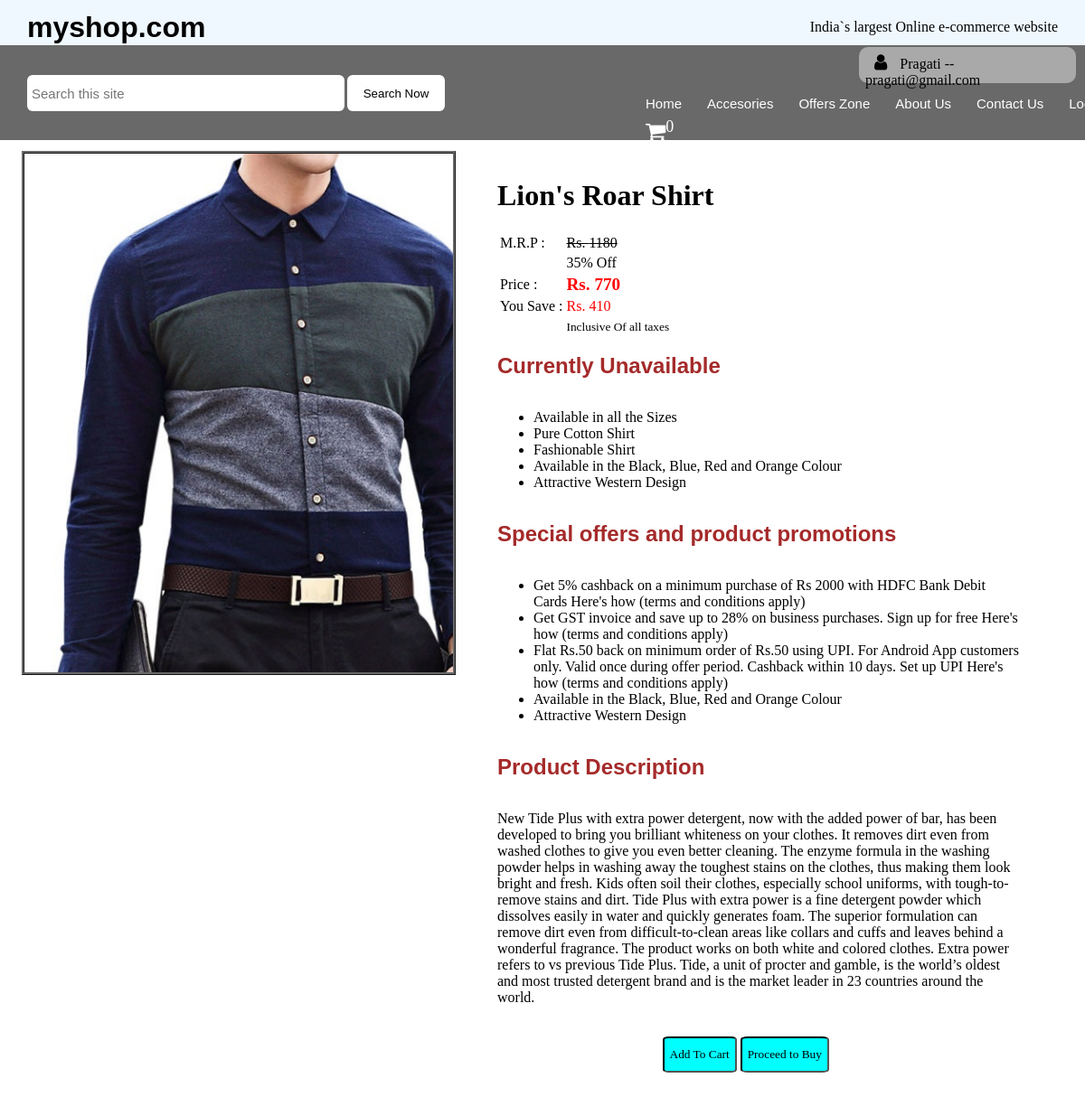
Screenshot of /productinfo.php?id=a3 (signed in) with the database file from the repository.
### tables this page shows
CREATE TABLE `logininfo` (
  `uname` varchar(50) NOT NULL,
  `emailadd` varchar(50) NOT NULL,
  `mobileno` bigint(15) NOT NULL,
  `location` varchar(50) NOT NULL,
  `pass` varchar(50) NOT NULL,
  `hashpass` varchar(100) NOT NULL
);

CREATE TABLE `productinfo` (
  `pid` varchar(10) NOT NULL,
  `pname` varchar(100) NOT NULL,
  `pmrp` float NOT NULL,
  `pprice` float NOT NULL,
  `psave` float NOT NULL,
  `off` int(5) NOT NULL,
  `pavailable` varchar(50) NOT NULL,
  `pla` varchar(300) NOT NULL,
  `plb` varchar(300) NOT NULL,
  `plc` varchar(300) NOT NULL,
  `pld` varchar(300) NOT NULL,
  `ple` varchar(300) NOT NULL,
  `pdesc` varchar(1000) NOT NULL,
  `pimgadd` varchar(50) NOT NULL
);

### productinfo.php (the view, shortened to what this page needs)
<?php
    $mysession = $_SESSION['emailadd'];
    $db = mysqli_connect("localhost", "root", "", "myshopdb");
    $sql = "SELECT * FROM logininfo WHERE emailadd='$mysession'";
    $records = mysqli_query($db, $sql);
    $details = mysqli_fetch_assoc($records);
?>
<?php
    $mysession1 = $_GET['id'];
    $db1 = mysqli_connect("localhost", "root", "", "myshopdb");
    $sql1 = "SELECT * FROM productinfo WHERE pid='$mysession1'";
    $records1 = mysqli_query($db1, $sql1);
    $details1 = mysqli_fetch_assoc($records1);
?>
<!DOCTYPE html>
<html>
<head>
<link rel="stylesheet" href="css2.css">
<link rel="stylesheet" href="https://cdnjs.cloudflare.com/ajax/libs/font-awesome/4.7.0/css/font-awesome.min.css">
</head>
<body>
<div id="outer-box">
<header>
<h1 id="brand-name">myshop.com</h1>
<p id="tag-lines">India`s largest Online e-commerce website</p>
</header>
<div id="white-space-header"></div>
<nav>
<div id="left-nav"><form>
<input type="search" name="search" id="search-box" placeholder="Search this site"/>
<input type="submit" value="Search Now" id="search-btn"/>
</form>
</div>
<div id="right-nav">
<div id="right-nav-upper">
    <i class="fa fa-user" style="font-size:20px; margin-right:10px; margin-left:10px;"></i>
    <?php echo $details['uname']; ?> -- <?php echo $details['emailadd']; ?>
</div>
<div id="menu">
 <ul>
    <li><a href="index.php">Home</a></li>
    <li><a href="access.php">Accesories</a></li>
    <li><a href="offer.php">Offers Zone</a></li>
    <li><a href="about.php">About Us</a></li>
    <li><a href="fcontact.php">Contact Us</a></li>
    <li><a href="logout.php">Logout</a></li>
    <li><a href="cart.php"><i class="fa fa-shopping-cart" style="font-size:24px"><span id="cartno"><sup>0</sup></span></i></a></li>
 </ul>
</div>
</div>
</nav>
<div id="white-space-nav"></div>
<div id="side-fix-div-photo"></div>
    <div id="product-desc-outer">
        <div id="product-name-div">
        <h1><?php echo $details1['pname'];  ?></h1>
        </div>
        <table>
        <tr>
        <td>M.R.P : </td>
        <td><strike>Rs. <?php echo $details1['pmrp'];  ?></strike></td>
        </tr>
        <tr>
        <td></td>
        <td><?php echo $details1['off'];  ?>% Off</td>
        </tr>
        <tr>
        <td>Price : </td>
        <td><big><b><font color="red">Rs. <?php echo $details1['pprice'];  ?></font></b></big></td>
        </tr>
        <tr>
        <td>You Save : </td>
        <td><font color="red">Rs. <?php echo $details1['psave'];  ?></font></td>
        </tr>
        <tr>
        <td></td>
        <td><small>Inclusive Of all taxes</small></td>
        </tr>
        </table>
        <br>
        <h2 id="avilablity"><?php echo $details1['pavailable'];  ?></h2>
        <br>
        <ul>
        <li><?php echo $details1['pla'];  ?></li>
        <li><?php echo $details1['plb'];  ?></li>
        <li><?php echo $details1['plc'];  ?></li>
        <li><?php echo $details1['pld'];  ?></li>
        <li><?php echo $details1['ple'];  ?></li>
        </ul>
        <br>
        <h2 id="avilablity">Special offers and product promotions</h2>
        <br>
        <ul>
        <li>Get 5% cashback on a minimum purchase of Rs 2000 with HDFC Bank Debit Cards Here's how (terms and conditions apply)</li>
        <li>Get GST invoice and save up to 28% on business purchases. Sign up for free Here's how (terms and conditions apply)</li>
        <li>Flat Rs.50 back on minimum order of Rs.50 using UPI. For Android App customers only. Valid once during offer period. Cashback within 10 days. Set up UPI Here's how (terms and conditions apply)</li>
        <li>Available in the Black, Blue, Red and Orange Colour</li>
        <li>Attractive Western Design</li>
        </ul>
        <br>
        <h2 id="avilablity">Product Description</h2>
        <br>
        <p><?php echo $details1['pdesc'];  ?>  </p>
        <br>
        <div id="fbtn">
        <button class="btn" onclick="cartadd()">Add To Cart</button>
        <button class="btn">Proceed to Buy</button>
        </div>
    </div>
</div>
</body>
</html>

### css2.css (style rules this page uses)
* { box-sizing: border-box; }
body { margin: 0px; padding: 0px; }
a { color:#323232; text-decoration:none; font-family:sans-serif; }
#outer-box { width: 100%; height: 700px; }
header { width:100%; height:50px; box-sizing:border-box; background-color: aliceblue; padding:5px; position: fixed; }
#white-space-header { width:100%; height:50px; box-sizing:border-box; padding:5px; }
#brand-name { float:left; padding:0; margin:0; font-family:sans-serif; margin-top:7px; margin-left:25px; }
#tag-lines { float:right; font-family:calibri; margin-right:25px; }
nav { width:100%; height:105px; z-index: 1; position: fixed; box-sizing:border-box; background-color: dimgrey; }
#left-nav { width:50%; height:105px; float: left; z-index: 1; box-sizing:border-box; background-color: dimgrey; padding:30px; }
#right-nav { width:50%; height:105px; z-index: 1; float: left; box-sizing:border-box; background-color: dimgrey; }
#right-nav-upper { width:40%; height:40px; z-index: 1; float: right; margin-top: 2px; margin-right: 10px; border-radius: 10px; background-color: darkgray; padding: 7px; }
#white-space-nav { width:100%; height:105px; box-sizing:border-box; padding:5px; }
#search-box { width:65%; height:40px; border-style:none; box-sizing:border-box; float:left; border-radius: 6px; padding:5px; font-size:15px; margin-top:3px; }
#search-btn { border-style:none; height:40px; width:20%; box-sizing:border-box; float:left; border-radius: 6px; margin-left:3px; background-color:white; margin-top:3px; }
#menu { width:100%; height:45px; margin-left:15%; float: left; }
#menu ul { display:block; list-style:none; padding:9px 0 0 10px; margin:0px; }
#menu ul li a { height:30px; display:block; padding:0px 10px 0 10px; margin:0 4px 0 4px; float:left; text-align:center; color:#fff; font-size:15px; line-height:27px; }
#menu ul li { display:inline; padding:0px; margin:0px; height:27px; }
#product-desc-outer { width: 50%; height: auto; float: right; margin: 5%; margin-top: 1%; padding: 10px; }
#avilablity { color: brown; font-family: sans-serif; margin: 0px; }
#cartno { margin: 0px; padding: 0px; font-size: 90%; }
#fbtn { height: 100px; width: 215px; margin: 0 auto; }
.btn { height:40px; width: 6opx; font-family: cursive; background-color: aqua; border-style: inset; border-radius: 8%; }

### rows the page displays
logininfo: uname "Pragati", emailadd "pragati@gmail.com"
productinfo: pname "Lion's Roar Shirt", pmrp "1180", off "35", pprice "770", psave "410", pavailable "Currently Unavailable", pla "Available in all the Sizes", plb "Pure Cotton Shirt", plc "Fashionable Shirt", pld "Available in the Black, Blue, Red and Orange Colour", ple "Attractive Western Design", pdesc "New Tide Plus with extra power detergent, now with the added power of bar, has been developed to bring you brilliant whiteness on your clothes. It removes dirt even from washed clothes to give you even better cleaning. The enzyme formula in the washing powder helps in washing away the toughest stains on the clothes, thus making them look bright and fresh. Kids often soil their clothes, especially school uniforms, with tough-to-remove stains and dirt. Tide Plus with extra power is a fine detergent powder which dissolves easily in water and quickly generates foam. The superior formulation can remove dirt even from difficult-to-clean areas like collars and cuffs and leaves behind a wonderful…"
